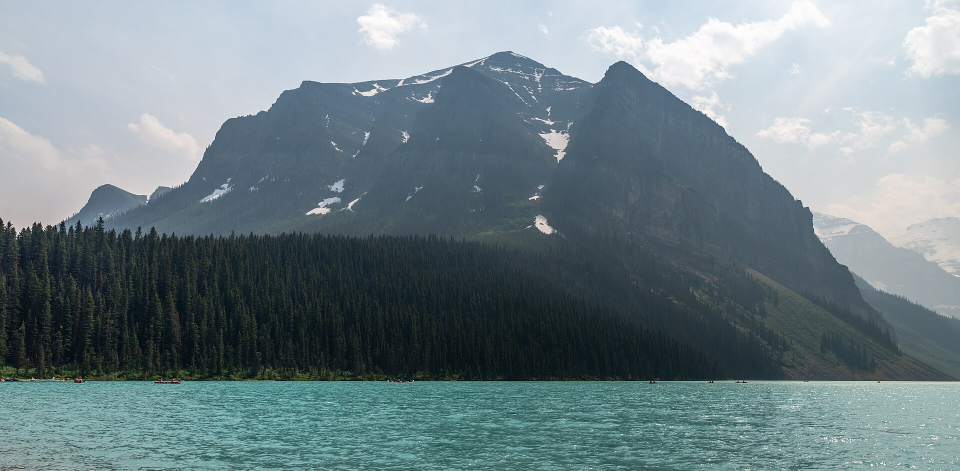
#> input picture android/app/src/main/assets/parity_louise_03.jpg, 1920 x 941 px (shown at 1/2 size); its folder holds only this picture in this run
$ python -i scene.py   (imports and definitions only)
#> lines starting #> are read from the running program, lines starting #| are printed output that depends on the picture
"""Pair-specific analysis: is this the same scene, how do the framings differ,
and what edit would move one photo's tone/colour toward the other's?
"""
from __future__ import annotations

import math
import cv2
import numpy as np
from PIL import Image, ExifTags


# ----------------------------------------------------------------------------
# geometric alignment
# ----------------------------------------------------------------------------
def _gray(rgb, long_side=900):
#> called with long_side = 900
    h, w = rgb.shape[:2]
#> h = 941; w = 1920
    s = min(1.0, long_side / max(h, w))
#> s = 0.469
    g = cv2.cvtColor(rgb, cv2.COLOR_RGB2GRAY)
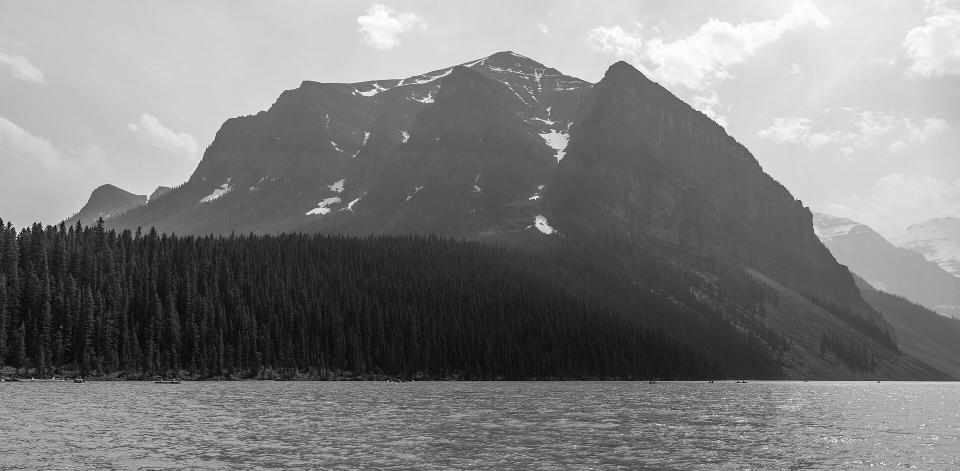
#> g: shape (941, 1920) (shown at 1/2 size); min 0, max 255, mean 125.4
    if s < 1:
        g = cv2.resize(g, (round(w * s), round(h * s)), interpolation=cv2.INTER_AREA)
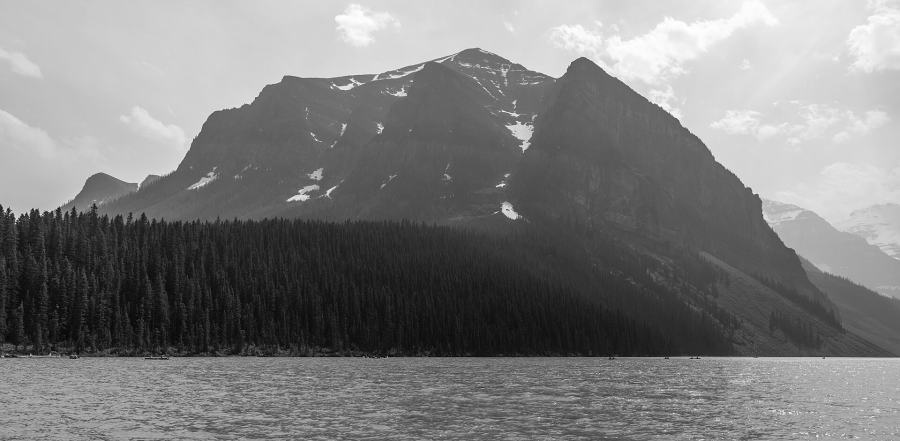
#> g: shape (441, 900); min 6, max 255, mean 125.4
    # CLAHE makes matching robust to very different exposure / contrast
    return cv2.createCLAHE(2.0, (8, 8)).apply(g), s


# [42 lines left out: function align, not called in this run]


def _project(H, pts):
    p = np.float64([[x, y, 1.0] for x, y in pts]) @ H.T
    return (p[:, :2] / p[:, 2:3]).tolist()


# [53 lines left out: functions _sane_quad, framing, crop_to_other, overlap_masks, not called in this run]


# ----------------------------------------------------------------------------
# "match the look": an explainable global edit from one photo toward another
# ----------------------------------------------------------------------------
_Q = [0.5, 2, 5, 10, 25, 50, 75, 90, 95, 98, 99.5]


def _lab(rgb):
    return cv2.cvtColor(rgb.astype(np.float32) / 255.0, cv2.COLOR_RGB2LAB)


def _Y(L):   # CIE L* -> relative luminance
    L = np.asarray(L, float)
    return np.where(L > 8, ((L + 16) / 116) ** 3, L / 903.3)


# [85 lines left out: functions look_recipe, apply_look, exif, not called in this run]


def shutter_str(t: float) -> str:
    return f"1/{round(1 / t)}s" if t < 0.4 else f"{t:.1f}s"

>>> import cv2
>>> picture = cv2.cvtColor(cv2.imread('../android/app/src/main/assets/parity_louise_03.jpg'), cv2.COLOR_BGR2RGB)
>>> result = _gray(picture)

$ run again, on android/app/src/main/assets/parity_louise_11.jpg
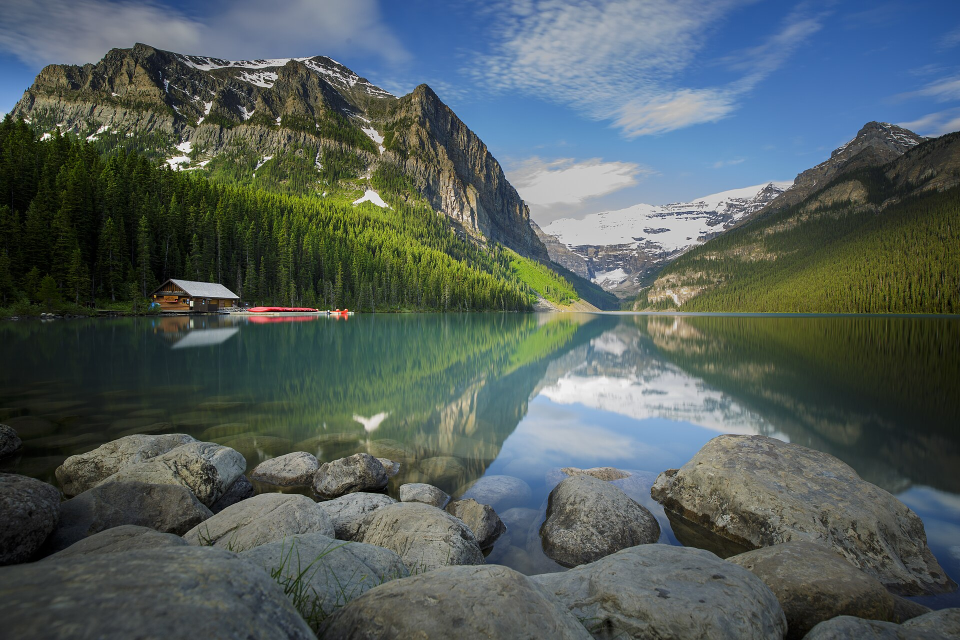
#> input picture android/app/src/main/assets/parity_louise_11.jpg, 1920 x 1280 px (shown at 1/2 size)
#> in _gray, `g = cv2.cvtColor(rgb, cv2.COLOR_RGB2GRAY)`:
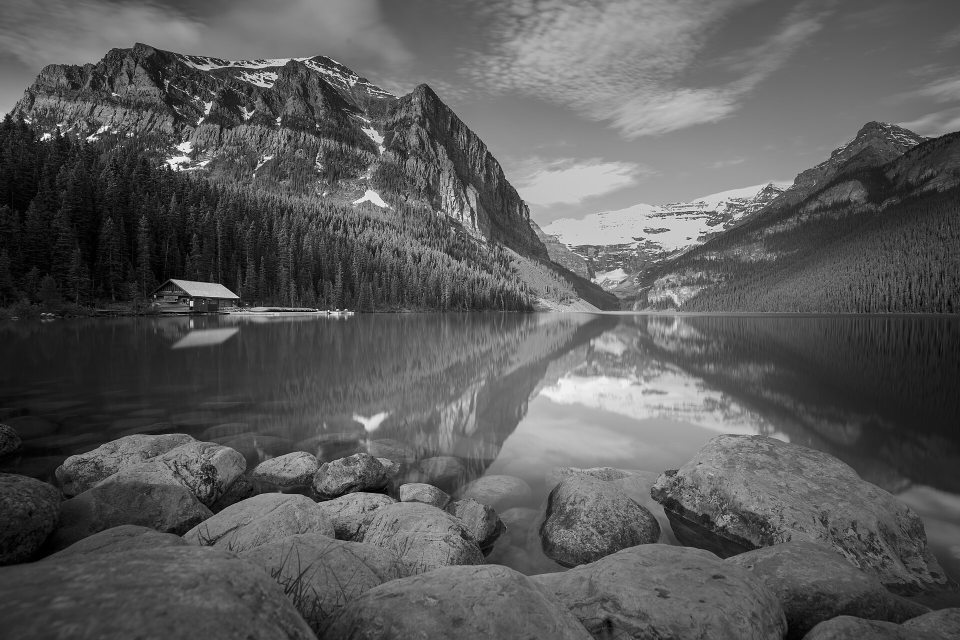
#> g: shape (1280, 1920) (shown at 1/2 size); min 0, max 255, mean 90.8
#> in _gray, `g = cv2.resize(g, (round(w * s), round(h * s)), interpolation=cv2.INTE..`:
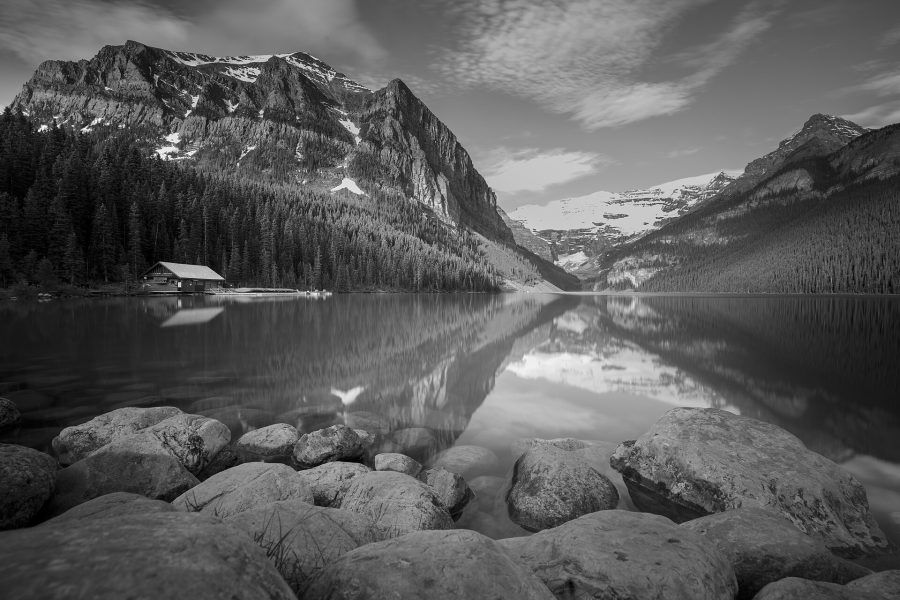
#> g: shape (600, 900); min 0, max 249, mean 90.8

$ run again, on android/app/src/main/assets/sample_louise_07.jpg
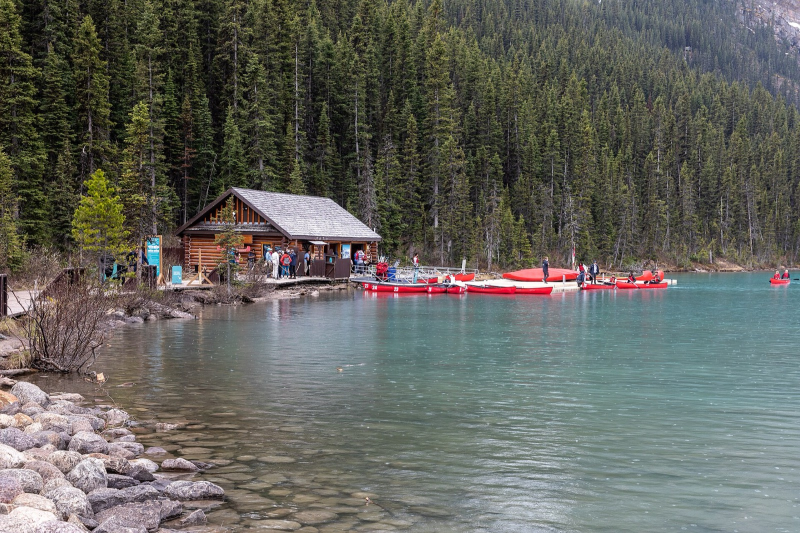
#> input picture android/app/src/main/assets/sample_louise_07.jpg, 1600 x 1066 px (shown at 1/2 size)
#> in _gray, `g = cv2.cvtColor(rgb, cv2.COLOR_RGB2GRAY)`:
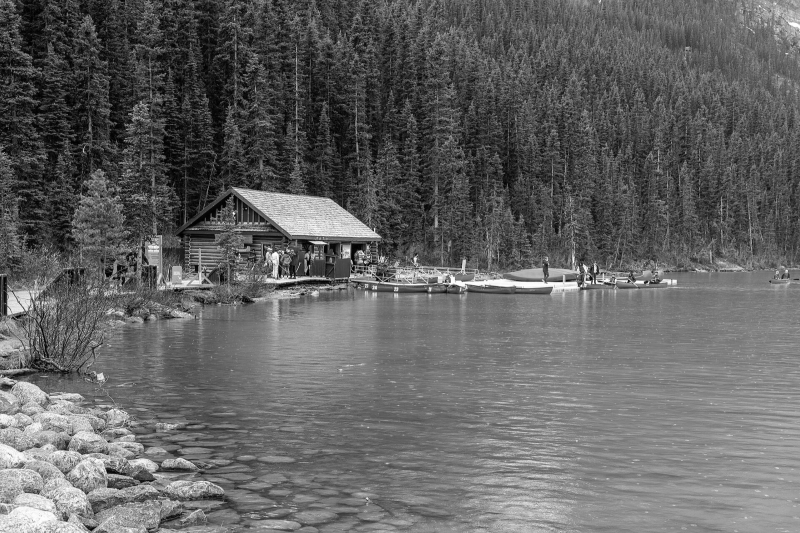
#> g: shape (1066, 1600) (shown at 1/2 size); min 0, max 255, mean 99.7
#> in _gray, `g = cv2.resize(g, (round(w * s), round(h * s)), interpolation=cv2.INTE..`:
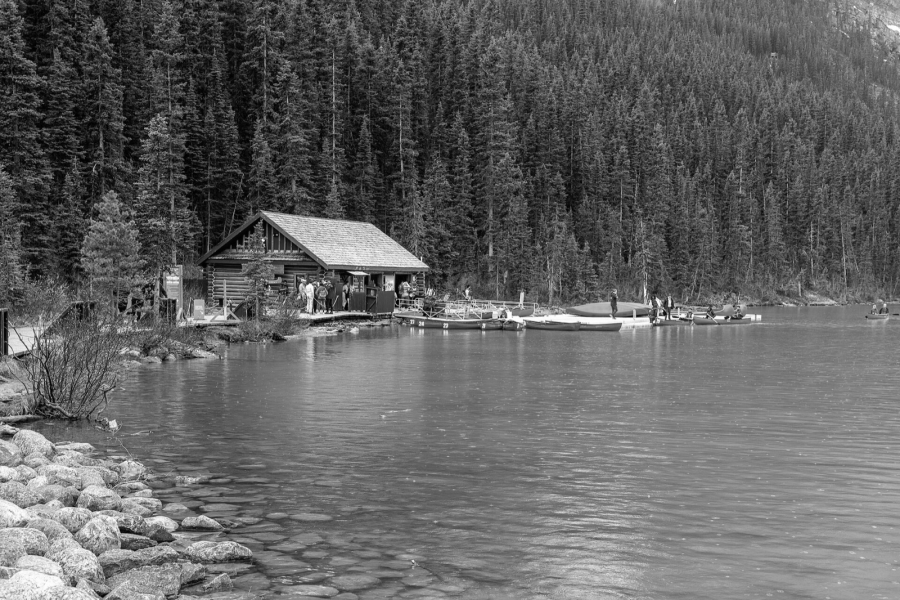
#> g: shape (600, 900); min 1, max 254, mean 99.7

$ run again, on android/app/src/main/assets/sample_louise_09.jpg
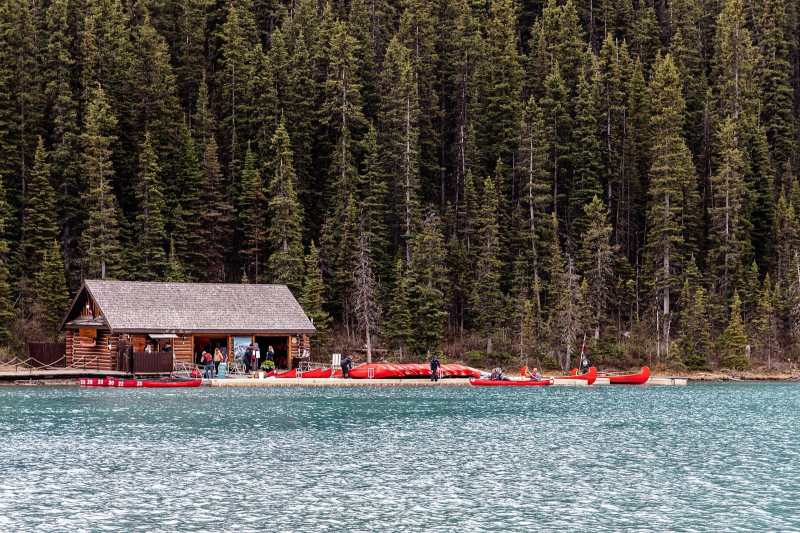
#> input picture android/app/src/main/assets/sample_louise_09.jpg, 1600 x 1066 px (shown at 1/2 size)
#> in _gray, `g = cv2.cvtColor(rgb, cv2.COLOR_RGB2GRAY)`:
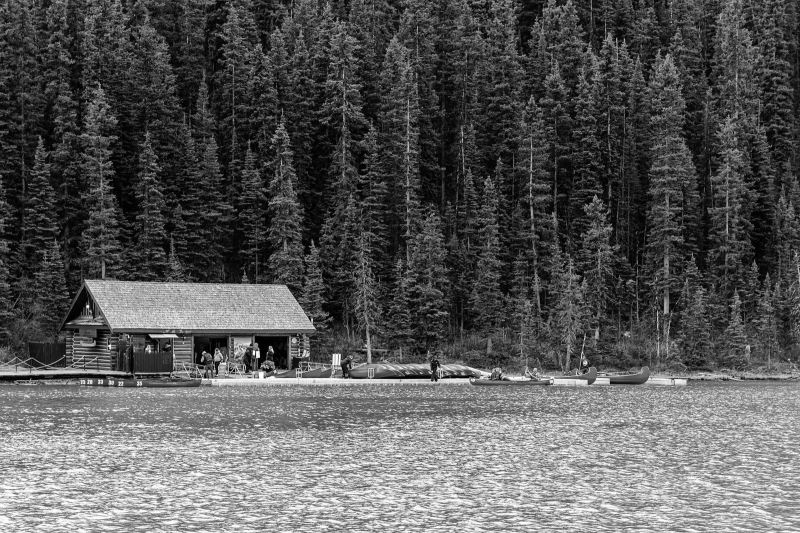
#> g: shape (1066, 1600) (shown at 1/2 size); min 0, max 255, mean 88.7
#> in _gray, `g = cv2.resize(g, (round(w * s), round(h * s)), interpolation=cv2.INTE..`:
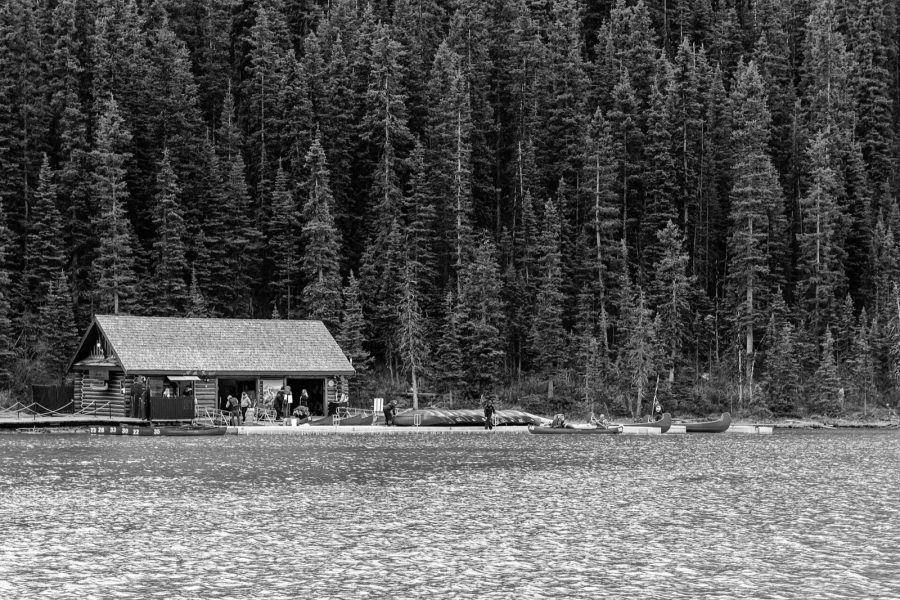
#> g: shape (600, 900); min 0, max 254, mean 88.7
